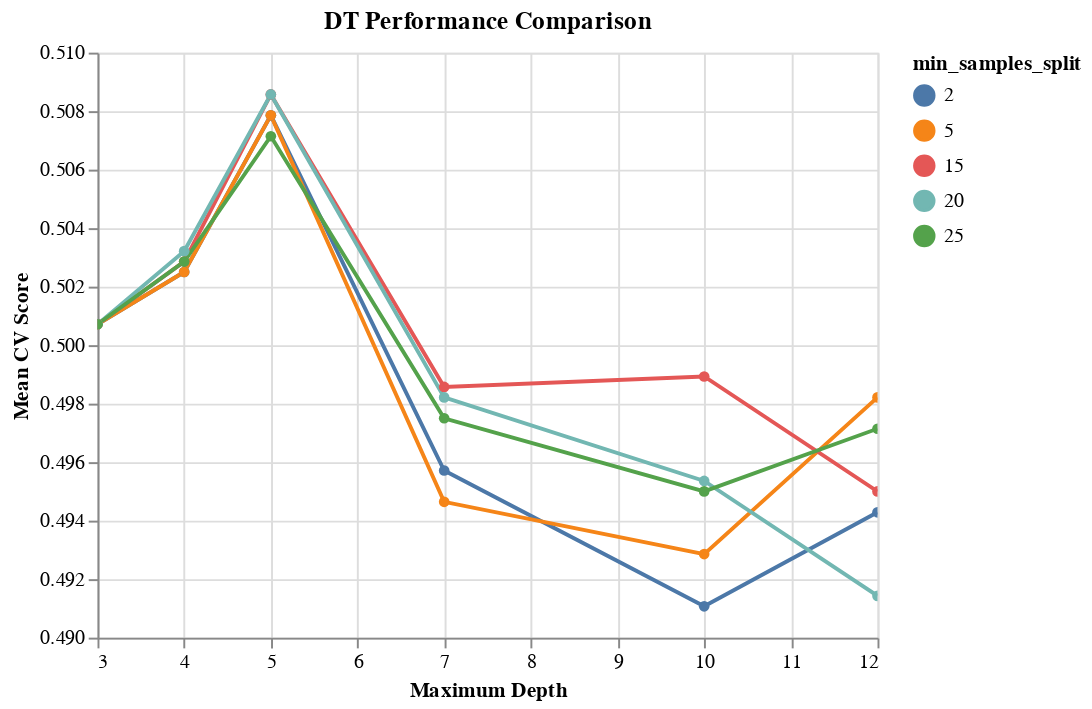

Here is the notebook cell this chart was saved with:
### Code cell
results_DT = pd.DataFrame(gs_DT.cv_results_['params'])
results_DT['test_score'] = gs_DT.cv_results_['mean_test_score']
results_DT.columns

alt.Chart(results_DT, 
          title='DT Performance Comparison'
         ).mark_line(point=True).encode(
    alt.X('max_depth', title='Maximum Depth'),
    alt.Y('test_score', title='Mean CV Score', scale=alt.Scale(zero=False)),
    color='min_samples_split:N' 
).interactive()

### Figure 1 — Vega-Lite specification as saved in the notebook (floating-point values rounded to 4 significant figures)
{"config": {"view": {"continuousWidth": 400, "continuousHeight": 300}}, "data": {"name": "data-120ceb0fd86abd2b08de0bd4d78a7431"}, "mark": {"type": "line", "point": true}, "encoding": {"color": {"type": "nominal", "field": "min_samples_split"}, "x": {"type": "quantitative", "field": "max_depth", "title": "Maximum Depth"}, "y": {"type": "quantitative", "field": "test_score", "scale": {"zero": false}, "title": "Mean CV Score"}}, "selection": {"selector002": {"type": "interval", "bind": "scales", "encodings": ["x", "y"]}}, "title": "DT Performance Comparison", "$schema": "https://vega.github.io/schema/vega-lite/v4.8.1.json", "datasets": {"data-120ceb0fd86abd2b08de0bd4d78a7431": [{"max_depth": 3, "min_samples_split": 2, "test_score": 0.5007}, {"max_depth": 3, "min_samples_split": 5, "test_score": 0.5007}, {"max_depth": 3, "min_samples_split": 15, "test_score": 0.5007}, {"max_depth": 3, "min_samples_split": 20, "test_score": 0.5007}, {"max_depth": 3, "min_samples_split": 25, "test_score": 0.5007}, {"max_depth": 4, "min_samples_split": 2, "test_score": 0.5025}, {"max_depth": 4, "min_samples_split": 5, "test_score": 0.5025}, {"max_depth": 4, "min_samples_split": 15, "test_score": 0.5029}, {"max_depth": 4, "min_samples_split": 20, "test_score": 0.5032}, {"max_depth": 4, "min_samples_split": 25, "test_score": 0.5029}, {"max_depth": 5, "min_samples_split": 2, "test_score": 0.5079}, {"max_depth": 5, "min_samples_split": 5, "test_score": 0.5079}, {"max_depth": 5, "min_samples_split": 15, "test_score": 0.5086}, {"max_depth": 5, "min_samples_split": 20, "test_score": 0.5086}, {"max_depth": 5, "min_samples_split": 25, "test_score": 0.5071}, {"max_depth": 7, "min_samples_split": 2, "test_score": 0.4957}, {"max_depth": 7, "min_samples_split": 5, "test_score": 0.4946}, {"max_depth": 7, "min_samples_split": 15, "test_score": 0.4986}, {"max_depth": 7, "min_samples_split": 20, "test_score": 0.4982}, {"max_depth": 7, "min_samples_split": 25, "test_score": 0.4975}, {"max_depth": 10, "min_samples_split": 2, "test_score": 0.4911}, {"max_depth": 10, "min_samples_split": 5, "test_score": 0.4929}, {"max_depth": 10, "min_samples_split": 15, "test_score": 0.4989}, {"max_depth": 10, "min_samples_split": 20, "test_score": 0.4954}, {"max_depth": 10, "min_samples_split": 25, "test_score": 0.495}, {"max_depth": 12, "min_samples_split": 2, "test_score": 0.4943}, {"max_depth": 12, "min_samples_split": 5, "test_score": 0.4982}, {"max_depth": 12, "min_samples_split": 15, "test_score": 0.495}, {"max_depth": 12, "min_samples_split": 20, "test_score": 0.4914}, {"max_depth": 12, "min_samples_split": 25, "test_score": 0.4971}]}}
